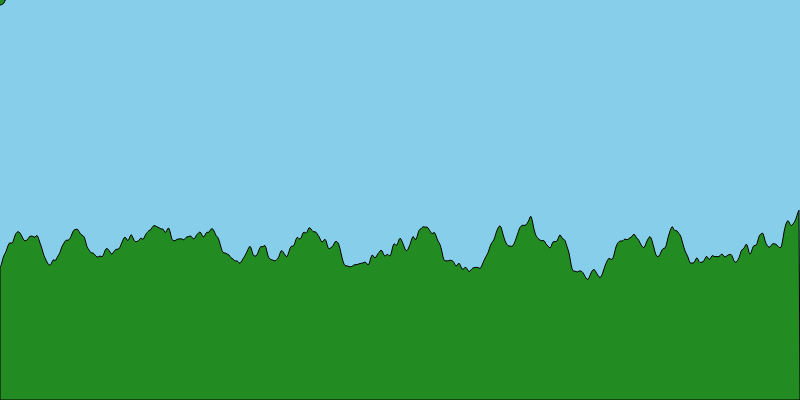
Frame 1 (no input)
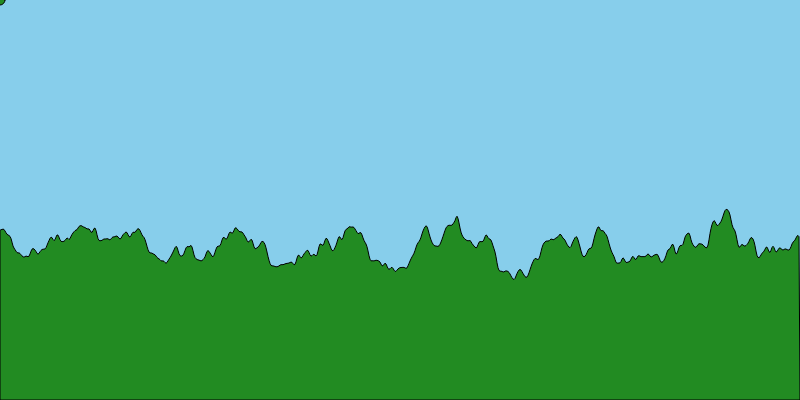
Frame 60 (no input)
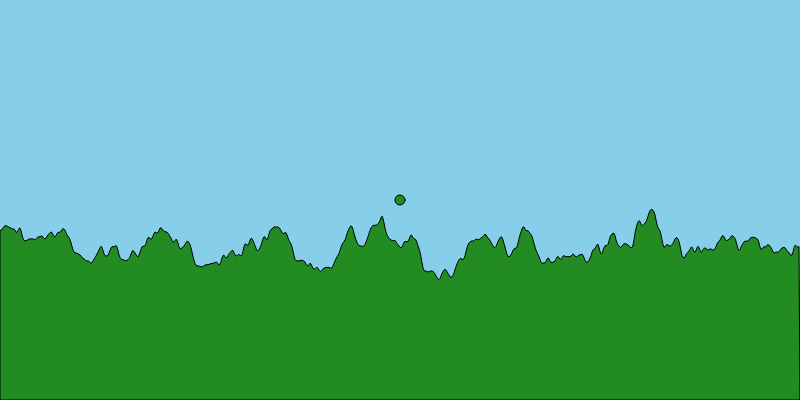
Frame 120 (the mouse pressed at the canvas centre since frame 60)

The p5.js sketch that drew these frames (run headless with seeded random() and noise() and a simulated clock; from frame 60 on, the mouse is pressed at the canvas centre):

// p5.js sketch
// ── sketch.js
let start = 0;
let velocidad = 0.05;


function setup() {
  createCanvas(800, 400); 
 
  noCursor();
  //se actualiza la pantalla con el cursor izquierdo
  cursor(CROSS);  
  
}

function draw() {
  background(135, 206, 235);  // color de fondo 
  stroke(0);  // color terreno
  fill(34, 139, 34);  // color relleno terreno
  circle(mouseX, mouseY, 10);
  
  beginShape();  
  
  let xoff = start;
  for (let x = 0; x < width; x++) {
    let y = map(noise(xoff), 0, 2, height / 2, height);  
    vertex(x, y);  
    xoff += 0.04;  
  }


 //scrolling effect
  start += 0.05;  
  vertex(width, height);  
  vertex(0, height);  
  endShape(CLOSE);


}
